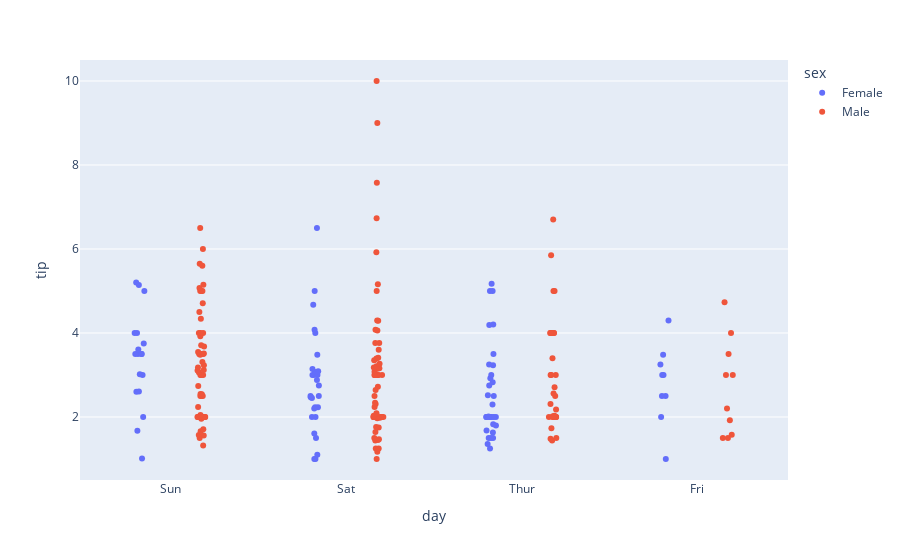

Write notebook code for a chart like this one.
### Markdown cell above
# color分组

### Code cell
fig = px.strip(
    data_frame=tips,
    x="day",
    y="tip",
    color="sex",
)
fig.show()

### Figure 1 — Plotly figure (JSON) as saved in the notebook; plotly's stock layout.template omitted (floating-point values rounded to 4 significant figures; data arrays with more than 128 entries replaced by an {"elided": "..."} marker saying what was removed)
{"data": [{"alignmentgroup": "True", "boxpoints": "all", "fillcolor": "rgba(255,255,255,0)", "hoveron": "points", "hovertemplate": "sex=Female<br>day=%{x}<br>tip=%{y}<extra></extra>", "legendgroup": "Female", "line": {"color": "rgba(255,255,255,0)"}, "marker": {"color": "#636efa"}, "name": "Female", "offsetgroup": "Female", "orientation": "v", "pointpos": 0, "showlegend": true, "type": "box", "x": ["Sun", "Sun", "Sun", "Sun", "Sun", "Sun", "Sat", "Sat", "Sat", "Sat", "Sat", "Sat", "Sun", "Sun", "Sat", "Sat", "Sat", "Sat", "Sat", "Sat", "Sat", "Thur", "Thur", "Fri", "Fri", "Fri", "Fri", "Fri", "Sat", "Sat", "Sat", "Sat", "Sat", "Sun", "Sun", "Thur", "Thur", "Thur", "Thur", "Thur", "Thur", "Thur", "Thur", "Thur", "Thur", "Thur", "Thur", "Thur", "Thur", "Thur", "Thur", "Thur", "Thur", "Thur", "Thur", "Thur", "Thur", "Sun", "Sun", "Sun", "Sun", "Sun", "Sat", "Sat", "Sun", "Sun", "Sun", "Thur", "Thur", "Thur", "Thur", "Thur", "Thur", "Thur", "Sat", "Sat", "Sat", "Sat", "Sat", "Fri", "Fri", "Fri", "Fri", "Sat", "Sat", "Sat", "Thur"], "x0": " ", "xaxis": "x", "y": [1.01, 3.61, 5, 3.02, 1.67, 3.5, 2.75, 2.23, 3, 3, 2.45, 3.07, 2.6, 5.2, 1.5, 2.47, 1, 3, 3.14, 5, 2.2, 1.83, 5.17, 1, 4.3, 3.25, 2.5, 3, 2.5, 3.48, 4.08, 4, 1, 4, 3.5, 1.5, 1.8, 2.92, 1.68, 2.52, 4.2, 2, 2, 2.83, 1.5, 2, 3.25, 1.25, 2, 2, 2.75, 3.5, 5, 2.3, 1.5, 1.36, 1.63, 5.14, 3.75, 2.61, 2, 3, 1.61, 2, 4, 3.5, 3.5, 4.19, 5, 2, 2.01, 2, 2.5, 3.23, 2.23, 2.5, 6.5, 1.1, 3.09, 3.48, 3, 2.5, 2, 2.88, 4.67, 2, 3], "y0": " ", "yaxis": "y"}, {"alignmentgroup": "True", "boxpoints": "all", "fillcolor": "rgba(255,255,255,0)", "hoveron": "points", "hovertemplate": "sex=Male<br>day=%{x}<br>tip=%{y}<extra></extra>", "legendgroup": "Male", "line": {"color": "rgba(255,255,255,0)"}, "marker": {"color": "#EF553B"}, "name": "Male", "offsetgroup": "Male", "orientation": "v", "pointpos": 0, "showlegend": true, "type": "box", "x": {"elided": "157 str values"}, "x0": " ", "xaxis": "x", "y": {"elided": "157 float values"}, "y0": " ", "yaxis": "y"}], "layout": {"boxmode": "group", "legend": {"title": {"text": "sex"}, "tracegroupgap": 0}, "margin": {"t": 60}, "xaxis": {"anchor": "y", "domain": [0, 1], "title": {"text": "day"}}, "yaxis": {"anchor": "x", "domain": [0, 1], "title": {"text": "tip"}}}}
